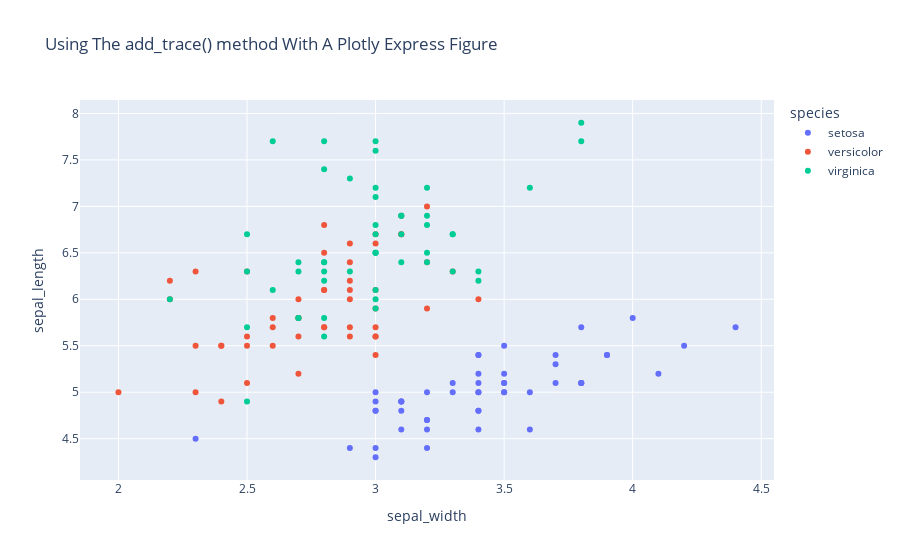

Notebook cell for this chart:
### Code cell
df = px.data.iris()
fig = px.scatter(df, x="sepal_width", y="sepal_length", color="species",
                 title="Using The add_trace() method With A Plotly Express Figure")
fig.show()

### Figure 1 — Plotly figure (JSON) as saved in the notebook; plotly's stock layout.template omitted (floating-point values rounded to 4 significant figures)
{"data": [{"hovertemplate": "species=setosa<br>sepal_width=%{x}<br>sepal_length=%{y}<extra></extra>", "legendgroup": "setosa", "marker": {"color": "#636efa", "symbol": "circle"}, "mode": "markers", "name": "setosa", "orientation": "v", "showlegend": true, "type": "scatter", "x": [3.5, 3, 3.2, 3.1, 3.6, 3.9, 3.4, 3.4, 2.9, 3.1, 3.7, 3.4, 3, 3, 4, 4.4, 3.9, 3.5, 3.8, 3.8, 3.4, 3.7, 3.6, 3.3, 3.4, 3, 3.4, 3.5, 3.4, 3.2, 3.1, 3.4, 4.1, 4.2, 3.1, 3.2, 3.5, 3.1, 3, 3.4, 3.5, 2.3, 3.2, 3.5, 3.8, 3, 3.8, 3.2, 3.7, 3.3], "xaxis": "x", "y": [5.1, 4.9, 4.7, 4.6, 5, 5.4, 4.6, 5, 4.4, 4.9, 5.4, 4.8, 4.8, 4.3, 5.8, 5.7, 5.4, 5.1, 5.7, 5.1, 5.4, 5.1, 4.6, 5.1, 4.8, 5, 5, 5.2, 5.2, 4.7, 4.8, 5.4, 5.2, 5.5, 4.9, 5, 5.5, 4.9, 4.4, 5.1, 5, 4.5, 4.4, 5, 5.1, 4.8, 5.1, 4.6, 5.3, 5], "yaxis": "y"}, {"hovertemplate": "species=versicolor<br>sepal_width=%{x}<br>sepal_length=%{y}<extra></extra>", "legendgroup": "versicolor", "marker": {"color": "#EF553B", "symbol": "circle"}, "mode": "markers", "name": "versicolor", "orientation": "v", "showlegend": true, "type": "scatter", "x": [3.2, 3.2, 3.1, 2.3, 2.8, 2.8, 3.3, 2.4, 2.9, 2.7, 2, 3, 2.2, 2.9, 2.9, 3.1, 3, 2.7, 2.2, 2.5, 3.2, 2.8, 2.5, 2.8, 2.9, 3, 2.8, 3, 2.9, 2.6, 2.4, 2.4, 2.7, 2.7, 3, 3.4, 3.1, 2.3, 3, 2.5, 2.6, 3, 2.6, 2.3, 2.7, 3, 2.9, 2.9, 2.5, 2.8], "xaxis": "x", "y": [7, 6.4, 6.9, 5.5, 6.5, 5.7, 6.3, 4.9, 6.6, 5.2, 5, 5.9, 6, 6.1, 5.6, 6.7, 5.6, 5.8, 6.2, 5.6, 5.9, 6.1, 6.3, 6.1, 6.4, 6.6, 6.8, 6.7, 6, 5.7, 5.5, 5.5, 5.8, 6, 5.4, 6, 6.7, 6.3, 5.6, 5.5, 5.5, 6.1, 5.8, 5, 5.6, 5.7, 5.7, 6.2, 5.1, 5.7], "yaxis": "y"}, {"hovertemplate": "species=virginica<br>sepal_width=%{x}<br>sepal_length=%{y}<extra></extra>", "legendgroup": "virginica", "marker": {"color": "#00cc96", "symbol": "circle"}, "mode": "markers", "name": "virginica", "orientation": "v", "showlegend": true, "type": "scatter", "x": [3.3, 2.7, 3, 2.9, 3, 3, 2.5, 2.9, 2.5, 3.6, 3.2, 2.7, 3, 2.5, 2.8, 3.2, 3, 3.8, 2.6, 2.2, 3.2, 2.8, 2.8, 2.7, 3.3, 3.2, 2.8, 3, 2.8, 3, 2.8, 3.8, 2.8, 2.8, 2.6, 3, 3.4, 3.1, 3, 3.1, 3.1, 3.1, 2.7, 3.2, 3.3, 3, 2.5, 3, 3.4, 3], "xaxis": "x", "y": [6.3, 5.8, 7.1, 6.3, 6.5, 7.6, 4.9, 7.3, 6.7, 7.2, 6.5, 6.4, 6.8, 5.7, 5.8, 6.4, 6.5, 7.7, 7.7, 6, 6.9, 5.6, 7.7, 6.3, 6.7, 7.2, 6.2, 6.1, 6.4, 7.2, 7.4, 7.9, 6.4, 6.3, 6.1, 7.7, 6.3, 6.4, 6, 6.9, 6.7, 6.9, 5.8, 6.8, 6.7, 6.7, 6.3, 6.5, 6.2, 5.9], "yaxis": "y"}], "layout": {"legend": {"title": {"text": "species"}, "tracegroupgap": 0}, "title": {"text": "Using The add_trace() method With A Plotly Express Figure"}, "xaxis": {"anchor": "y", "domain": [0, 1], "title": {"text": "sepal_width"}}, "yaxis": {"anchor": "x", "domain": [0, 1], "title": {"text": "sepal_length"}}}}
